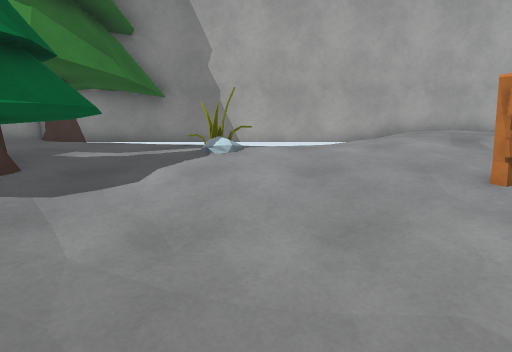
View 1 (above)

18 first-person views from a walk through a Unity game level. The camera is 1.2 m above the floor, tilts 10° down and sees 85° across. The floor is counted in squares, 1 m on a side. Each view is taken from the middle of a square. On the plan, view 1 faces up. The plan holds only what a view shows up to about 13 squares ahead; the rest is blank. The player is left out. Surface patterns are stand-ins for the level's own textures.

View 2
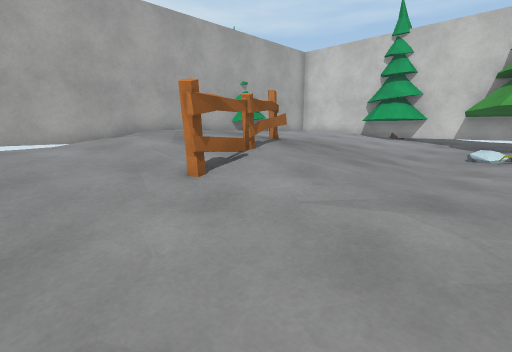

View 3
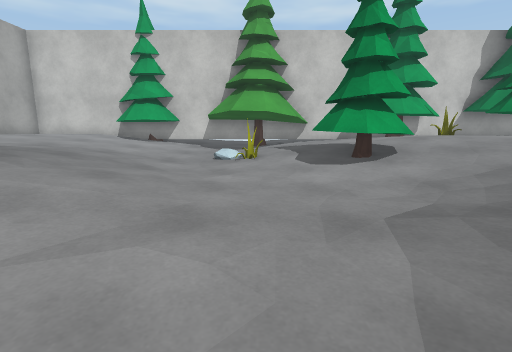

View 4
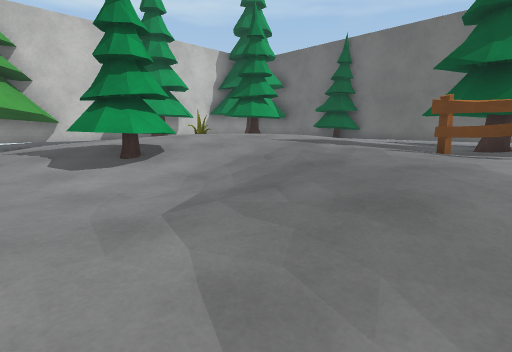

View 5
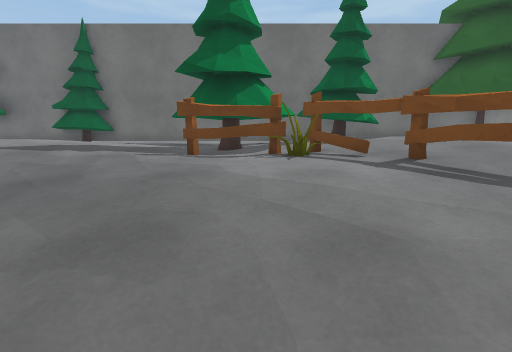

View 6
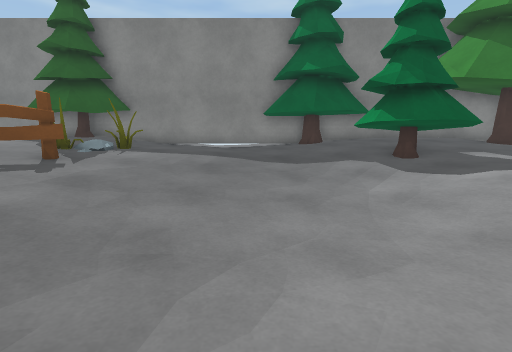

View 7
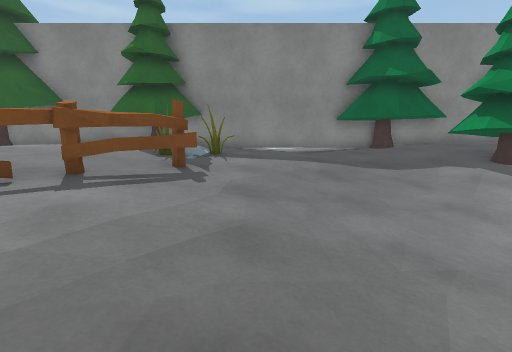

View 8
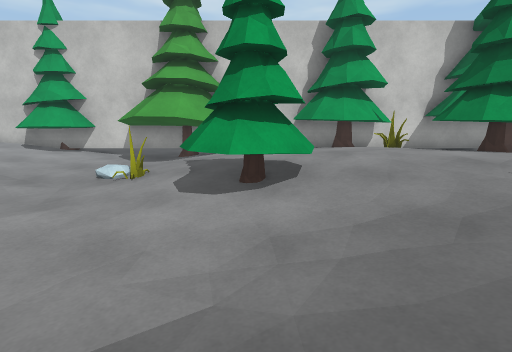

View 9
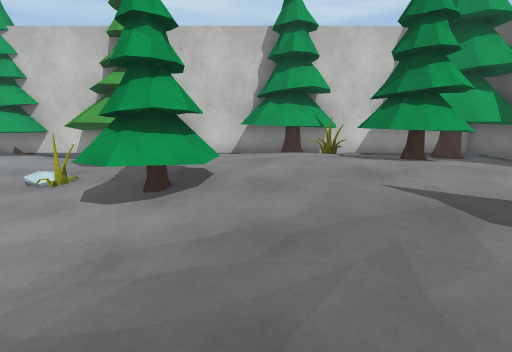

View 10
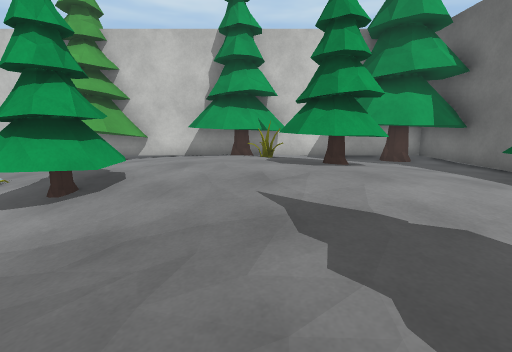

View 11
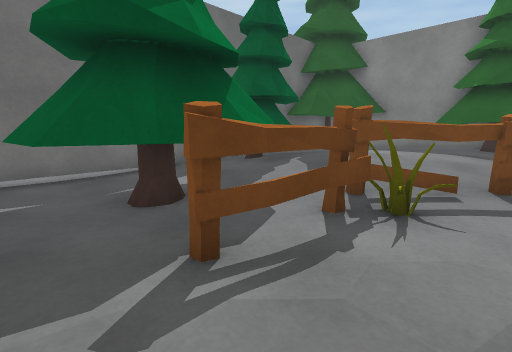

View 12
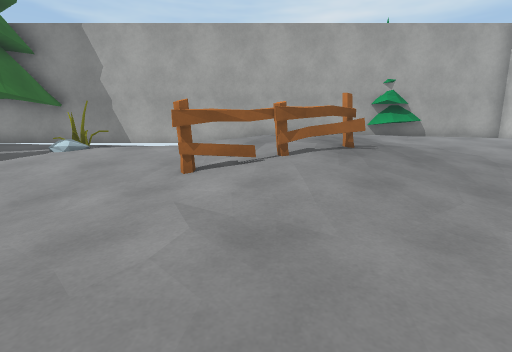

View 13
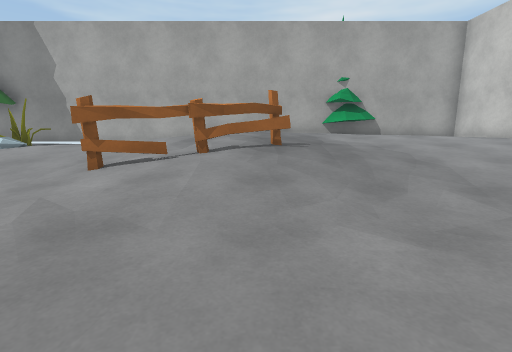

View 14
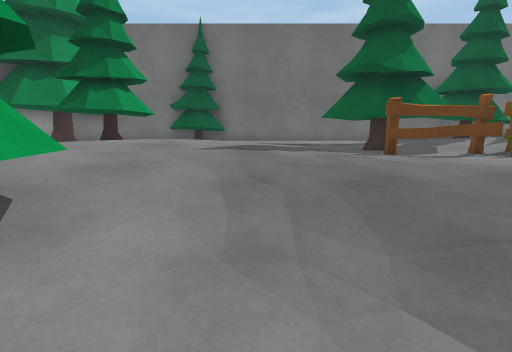

View 15
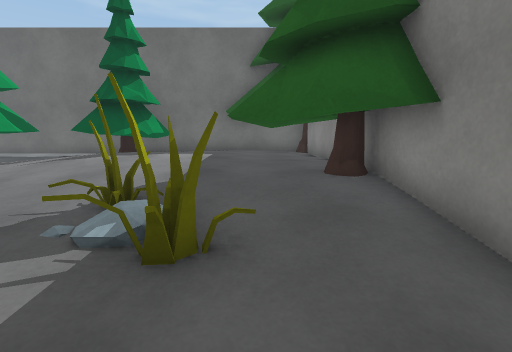

View 16
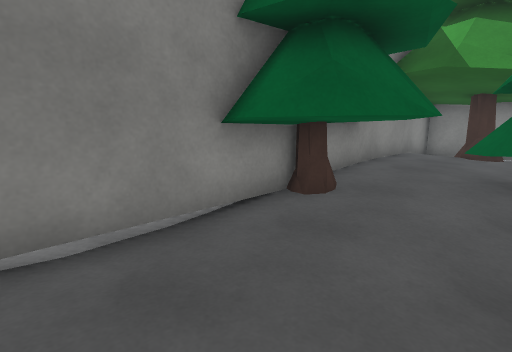

View 17
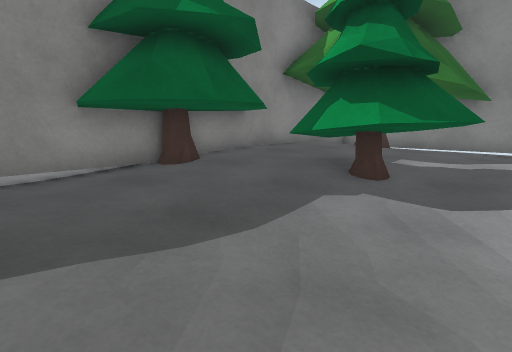

View 18
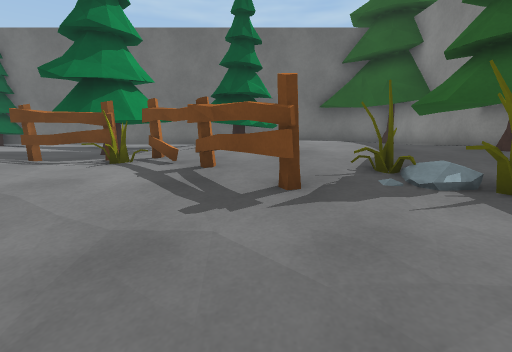

### Floor plan
Key: @ floor where view 1 was taken; # wall or solid block; . main floor; : floor 0.25 m higher than the main floor; - floor 0.25 m lower than the main floor; _ floor 0.5 m lower than the main floor; < floor 0.75 m lower than the main floor; / step, stairs or slope; T tree; F fence; H thing the floor can be seen under or through; O other object.
Columns run from 9 left of view 1 to 16 right of it. Each row starts with its distance up from view 1.
 12      --
 11  ##################TTT####
 10  # T.-T-      /   ::T::  #
  9  #TT.---      :::::..::::#
  8  #...---O ...:::::.......#
  7  #...---/.....:::........#
  6  #..TTT-//--./...O.----.TT
  5  #.TTTT-/-//--OOO.--////TT
  4  TTTTTT/////OO/---///__-TT
  3  TTTTT__<<<___////_/_____#
  2 TTTT-/_<<<<<______<<<___TT
  1  TTT___<<<<<_____<<<</_TTT
  0 -H---___<@<<<__<<<<_O/TTTT
 -1 -H----___<<<<<<<<<___/-TTT
 -2 -H-----__//____<<_TTT/-TTT
 -3 -H-------////_____TTT...-#
 -4  #...--F------_///TT.....#
 -5  #T.O/.F-------/////.:.TTT
 -6  TTT.O..F...----//..::TTTT
 -7  TTT::...F..-......:::OTTT
 -8  TTT::::..FFFF....:TTT.TT#
 -9  #T::::::.TTTT-...:TTT...#
-10  #.::::::.TTTTT...:TTTTTT#
-11  #T.:::TTTTTTTT-......TTTT
-12  #TT.:TTTT.TTT--. .T..TTTT
-13  # TT. TTT------- TTT-TTTT
-14 T###T#############TT###TTT
-15    T       ----

Positions as (right, up) in squares from view 1, and headings:
1: (0, 0), facing up
2: (1, 0), facing up-right
3: (2, 0), facing right
4: (2, 0), facing down-right
5: (2, -1), facing down
6: (4, 0), facing left
7: (4, -3), facing left
8: (4, -3), facing right
9: (4, -5), facing right
10: (4, -7), facing right
11: (5, -6), facing down-left
12: (5, -2), facing up
13: (7, -2), facing up
14: (7, -1), facing down
15: (-6, -2), facing down
16: (-5, -2), facing up-left
17: (-2, -1), facing up-left
18: (-2, -1), facing down
